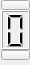
          <widget class="QFrame" name="verticalFrame_5">
           <property name="sizePolicy">
            <sizepolicy hsizetype="Fixed" vsizetype="Fixed">
             <horstretch>0</horstretch>
             <verstretch>0</verstretch>
            </sizepolicy>
           </property>
           <property name="minimumSize">
            <size>
             <width>30</width>
             <height>65</height>
            </size>
           </property>
           <property name="maximumSize">
            <size>
             <width>30</width>
             <height>65</height>
            </size>
           </property>
           <widget class="QPushButton" name="nixie100kUp">
            <property name="geometry">
             <rect>
              <x>1</x>
              <y>0</y>
              <width>29</width>
              <height>10</height>
             </rect>
            </property>
            <property name="sizePolicy">
             <sizepolicy hsizetype="Preferred" vsizetype="Preferred">
              <horstretch>0</horstretch>
              <verstretch>0</verstretch>
             </sizepolicy>
            </property>
            <property name="minimumSize">
             <size>
              <width>29</width>
              <height>0</height>
             </size>
            </property>
            <property name="maximumSize">
             <size>
              <width>16777215</width>
              <height>10</height>
             </size>
            </property>
            <property name="cursor">
             <cursorShape>SizeVerCursor</cursorShape>
            </property>
            <property name="autoFillBackground">
             <bool>false</bool>
            </property>
            <property name="text">
             <string/>
            </property>
            <property name="autoRepeat">
             <bool>true</bool>
            </property>
            <property name="flat">
             <bool>false</bool>
            </property>
           </widget>
           <widget class="QLCDNumber" name="nixie100k">
            <property name="enabled">
             <bool>true</bool>
            </property>
            <property name="geometry">
             <rect>
              <x>1</x>
              <y>10</y>
              <width>29</width>
              <height>40</height>
             </rect>
            </property>
            <property name="sizePolicy">
             <sizepolicy hsizetype="Preferred" vsizetype="Preferred">
              <horstretch>0</horstretch>
              <verstretch>0</verstretch>
             </sizepolicy>
            </property>
            <property name="minimumSize">
             <size>
              <width>29</width>
              <height>40</height>
             </size>
            </property>
            <property name="digitCount">
             <number>1</number>
            </property>
           </widget>
           <widget class="QPushButton" name="nixie100kDown">
            <property name="geometry">
             <rect>
              <x>1</x>
              <y>50</y>
              <width>29</width>
              <height>10</height>
             </rect>
            </property>
            <property name="sizePolicy">
             <sizepolicy hsizetype="Preferred" vsizetype="Preferred">
              <horstretch>0</horstretch>
              <verstretch>0</verstretch>
             </sizepolicy>
            </property>
            <property name="minimumSize">
             <size>
              <width>29</width>
              <height>0</height>
             </size>
            </property>
            <property name="maximumSize">
             <size>
              <width>16777215</width>
              <height>10</height>
             </size>
            </property>
            <property name="cursor">
             <cursorShape>SizeVerCursor</cursorShape>
            </property>
            <property name="autoFillBackground">
             <bool>false</bool>
            </property>
            <property name="text">
             <string/>
            </property>
            <property name="autoRepeat">
             <bool>true</bool>
            </property>
            <property name="flat">
             <bool>false</bool>
            </property>
           </widget>
          </widget>
